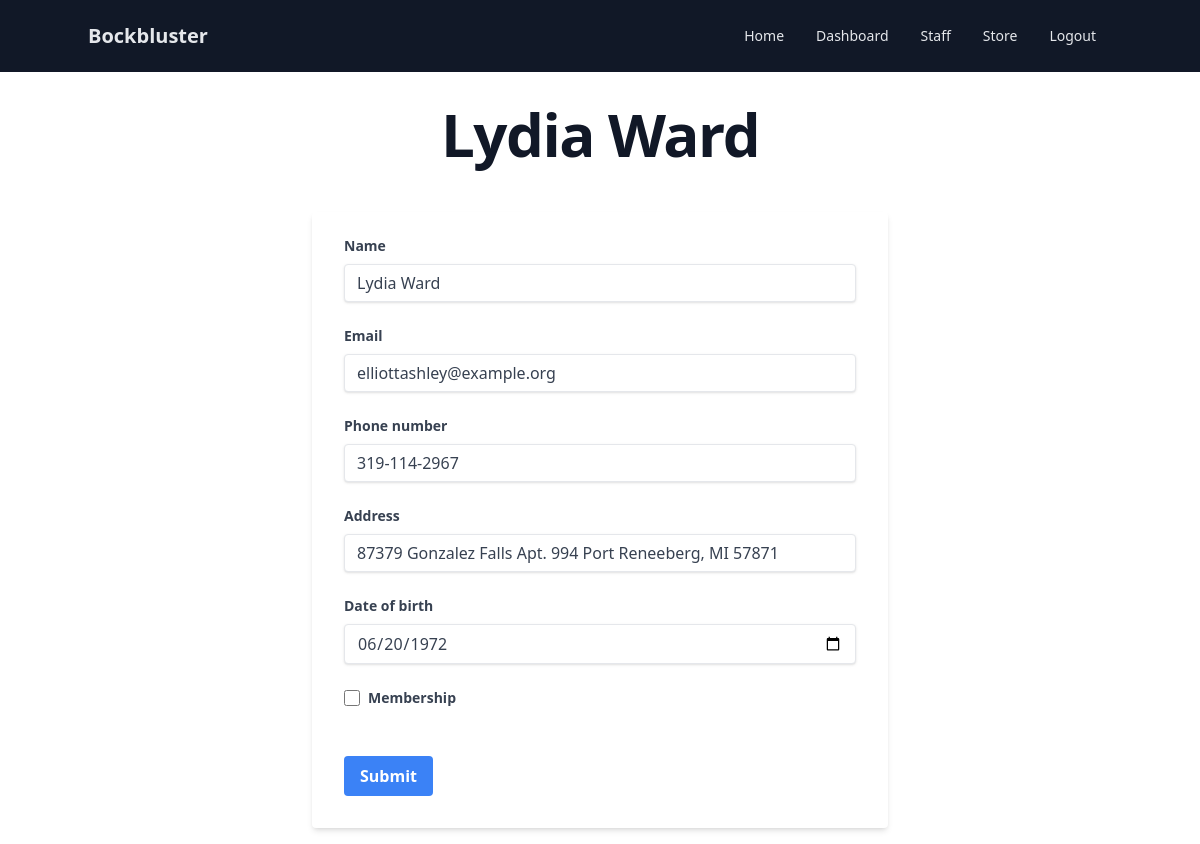
The page /update_customer_form.php?CID=47 (signed in) on the database its author committed.
### tables this page shows
create table CUSTOMER(
    CID int auto_increment,
    name varchar(100),
    email varchar(100),
    address varchar(100),
    phone varchar(20),
    dob date,
    membership boolean,
    primary key (CID)
);

### compatibility/fetch.php (called while the page is built, shortened)
<?php
    function fetch($statement)
    {
        if ($statement->num_rows > 0)
        {
            $metadata = $statement->result_metadata();
            $result = array();
            $parameters = array();
            while ($field = $metadata->fetch_field())
            {
                $parameters[] = &$result[$field->name];
            }
            call_user_func_array(
                array($statement, "bind_result"),
                $parameters
            );
            $row = $statement->fetch();
            if ($row)
                return $result;
        }
        return null;
    }
?>

### update_customer_form.php (the view, shortened to what this page needs)
<?php
    include_once("connection.php");
    include_once "compatibility/fetch.php";
    include_once("component/header.php");
    $CID = isset($_GET["CID"]);
    if ($CID) {
        $sql = "select * from CUSTOMER where CID=?";
        $statement = $connection->prepare($sql);
        $statement->bind_param("s", $_GET["CID"]);
        $statement->execute();
        $statement->store_result();
        $customer = fetch($statement);
        $membership = $customer["membership"] ? "checked" : "";
    } else {
        echo "Please enter a customer ID to update.";
        return;
    }
    include_once("component/footer.php");
?>
<main>
    <h1 class="mt-8 mb-12 text-4xl font-extrabold tracking-tight leading-none text-gray-900 md:text-5xl lg:text-6xl">
        <a href="update_customer_form.php?CID=<?= $customer["CID"]; ?>"><?= $customer["name"]; ?></a>
    </h1>
    <div class="flex items-center justify-center h-fit">
        <div class="w-full max-w-xl">
            <form action="update_customer.php" method=post class="bg-white shadow-md rounded px-8 pt-6 pb-8 mb-4">
                <div class="mb-6">
                    <label class="block text-gray-700 text-sm font-bold mb-2" for="name">Name</label>
                    <input class="shadow appearance-none border rounded w-full py-2 px-3 text-gray-700 leading-tight focus:outline-none focus:shadow-outline" id="name" name="name" type="text" value="<?= $customer["name"]; ?>" placeholder="John Doe" required>
                </div>
                <div class="mb-6">
                    <label class="block text-gray-700 text-sm font-bold mb-2" for="email">Email</label>
                    <input class="shadow appearance-none border rounded w-full py-2 px-3 text-gray-700 leading-tight focus:outline-none focus:shadow-outline" id="email" name="email" type="text" value="<?= $customer["email"]; ?>" placeholder="johndoe@example.com" required>
                </div>
                <div class="mb-6">
                    <label class="block text-gray-700 text-sm font-bold mb-2" for="phone">Phone number</label>
                    <input class="shadow appearance-none border rounded w-full py-2 px-3 text-gray-700 leading-tight focus:outline-none focus:shadow-outline" id="phone" name="phone" type="tel" value="<?= $customer["phone"]; ?>" placeholder="403-555-5555" required>
                </div>
                <div class="mb-6">
                    <label class="block text-gray-700 text-sm font-bold mb-2" for="address">Address</label>
                    <input class="shadow appearance-none border rounded w-full py-2 px-3 text-gray-700 leading-tight focus:outline-none focus:shadow-outline" id="address" name="address" type="text" value="<?= $customer["address"]; ?>" placeholder="123 Street, NW, Lethbridge, AB" required>
                </div>
                <div class="mb-6">
                    <label class="block text-gray-700 text-sm font-bold mb-2" for="dob">Date of birth</label>
                    <input class="shadow appearance-none border rounded w-full py-2 px-3 text-gray-700 leading-tight focus:outline-none focus:shadow-outline" id="dob" name="dob" type="date" value="<?= $customer["dob"]; ?>" placeholder="1975-01-01" required>
                </div>
                <div class="mb-12">
                    <div class="flex items-center">
                        <input id="membership" name="membership" type="checkbox" <?= $membership; ?> class="w-4 h-4 text-blue-600 bg-gray-100 rounded border-gray-300 focus:ring-blue-500 focus:ring-2">
                        <label for="membership" class="ml-2 text-gray-700 text-sm font-bold">Membership</label>
                    </div>
                </div>
                <div class="flex items-center">
                    <button class="bg-blue-500 hover:bg-blue-700 text-white font-bold py-2 px-4 rounded focus:outline-none focus:shadow-outline" type=submit name="submit">Submit</button>
                </div>
            </form>
        </div>
    </div>
</main>

### css/index.css (style rules this page uses)
h1 { text-align: center; }

### rows shown on the page
customer: name "Lydia Ward", email "elliottashley@example.org", phone "319-114-2967", address "87379 Gonzalez Falls Apt. 994 Port Reneeberg, MI 57871", dob "06/20/1972"
